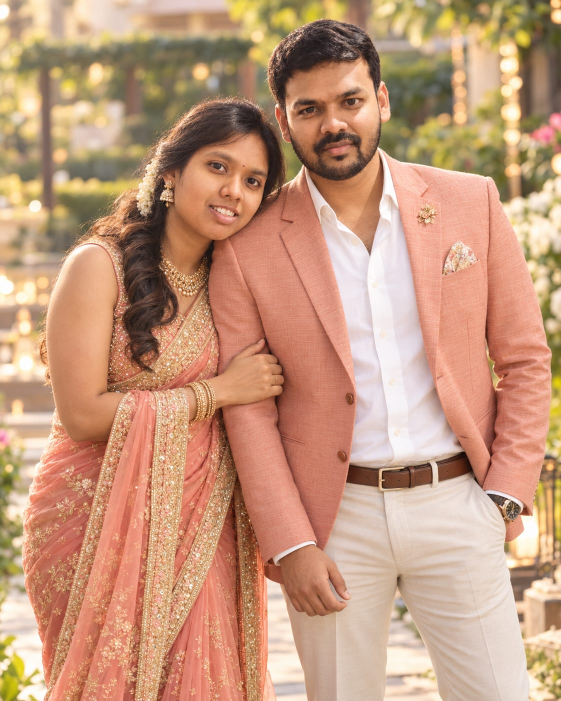
#> input picture images/new/blush.jpg, 1122 x 1402 px (shown at 1/2 size); its folder holds only this picture in this run
$ python prepare_photos.py
#> lines starting #> are read from the running program, lines starting #| are printed output that depends on the picture
#> in main, img is the input picture: PIL image 1122x1402 RGB; mean R, G, B 196.7, 152.7, 124.7
"""Convert new couple photos into optimised WebP assets for the site.

Drop photos into images/new/ (jpg, jpeg, png or webp), named after their slot:
    hero, story, rings, church, closing   (any other name is kept as-is)

Then run from the project folder:
    python tools/prepare_photos.py

For each photo this writes images/<name>.webp (long edge max 1600px) and a tiny
pre-blurred images/<name>-blur.webp backdrop, and prints the width/height to use
in the <img> tags.
"""
import os
import sys
from PIL import Image, ImageFilter, ImageOps, ImageStat

ROOT = os.path.dirname(os.path.dirname(os.path.abspath(__file__)))
SRC = os.path.join(ROOT, "images", "new")
OUT = os.path.join(ROOT, "images")
EXTS = (".jpg", ".jpeg", ".png", ".webp")
MAX_EDGE = 1600


def trim_white_border(img, threshold=235, max_px=12):
    """Remove thin white/near-white borders that image generators often leave."""
#> called with threshold = 235, max_px = 12
    gray = img.convert("L")
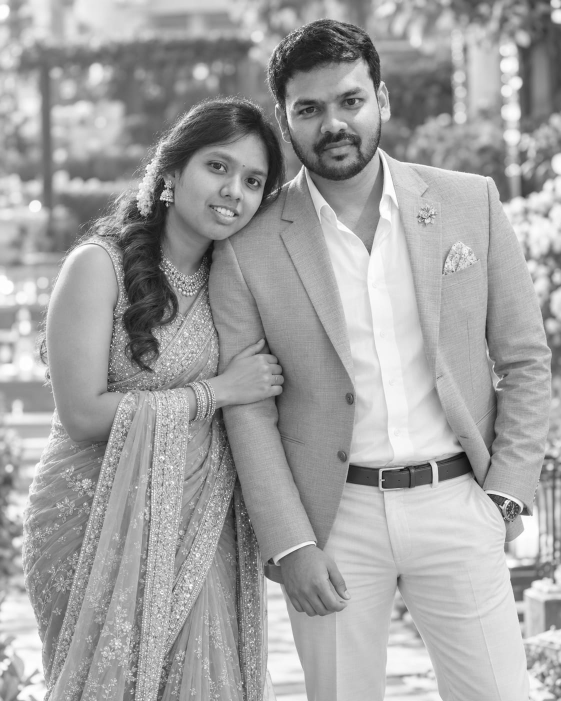
#> gray: PIL image 1122x1402 L (shown at 1/2 size); min 10, max 255, mean 162.7
    w, h = gray.size
#> w = 1122; h = 1402

    def is_light_row(y):
        return ImageStat.Stat(gray.crop((0, y, w, y + 1))).mean[0] > threshold

    def is_light_col(x):
        return ImageStat.Stat(gray.crop((x, 0, x + 1, h))).mean[0] > threshold

    top = next((y for y in range(max_px) if not is_light_row(y)), 0)
#> top = 0
    bottom = next((y for y in range(max_px) if not is_light_row(h - 1 - y)), 0)
#> bottom = 0
    left = next((x for x in range(max_px) if not is_light_col(x)), 0)
#> left = 0
    right = next((x for x in range(max_px) if not is_light_col(w - 1 - x)), 0)
#> right = 0
    return img.crop((left, top, w - right, h - bottom))


def main():
    if not os.path.isdir(SRC):
        sys.exit("No images/new/ folder found. Create it and add your photos first.")
    files = sorted(f for f in os.listdir(SRC) if f.lower().endswith(EXTS))
    if not files:
        sys.exit("images/new/ is empty.")

    for f in files:
        name = os.path.splitext(f)[0].lower().replace(" ", "-")
        img = ImageOps.exif_transpose(Image.open(os.path.join(SRC, f))).convert("RGB")
        img = trim_white_border(img)
        img.thumbnail((MAX_EDGE, MAX_EDGE), Image.LANCZOS)
        img.save(os.path.join(OUT, name + ".webp"), "WEBP", quality=82, method=6)

        small = img.copy()
        small.thumbnail((360, 360))
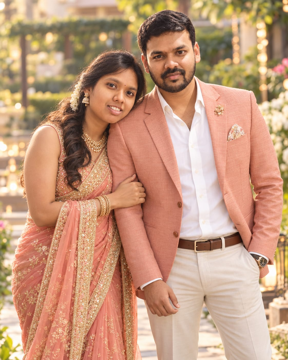
#> small: PIL image 288x360 RGB; mean R, G, B 196.7, 152.7, 124.7
        small.filter(ImageFilter.GaussianBlur(9)).save(
            os.path.join(OUT, name + "-blur.webp"), "WEBP", quality=70, method=6)
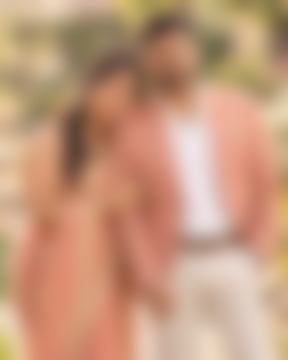
#> saved as blush-blur.webp: PIL image 288x360 RGB; mean R, G, B 196.6, 152.7, 124.7

        size_kb = os.path.getsize(os.path.join(OUT, name + ".webp")) // 1024
        print(f'{name}.webp  width="{img.width}" height="{img.height}"  {size_kb} KB')
#| blush.webp  width="1122" height="1402"  164 KB


if __name__ == "__main__":
    main()

$ run again, on images/new/forever.png
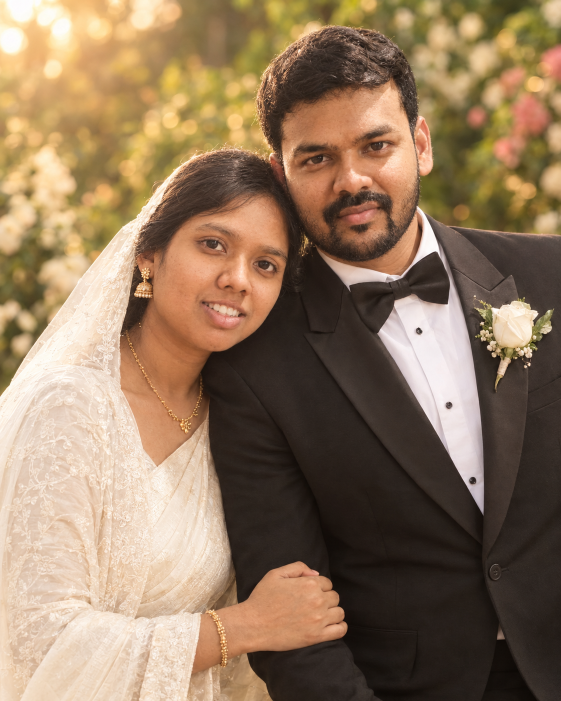
#> input picture images/new/forever.png, 1122 x 1402 px (shown at 1/2 size)
#> in main, img is the input picture: PIL image 1122x1402 RGB; mean R, G, B 146, 120.8, 94.9
#> in trim_white_border, `gray = img.convert("L")`:
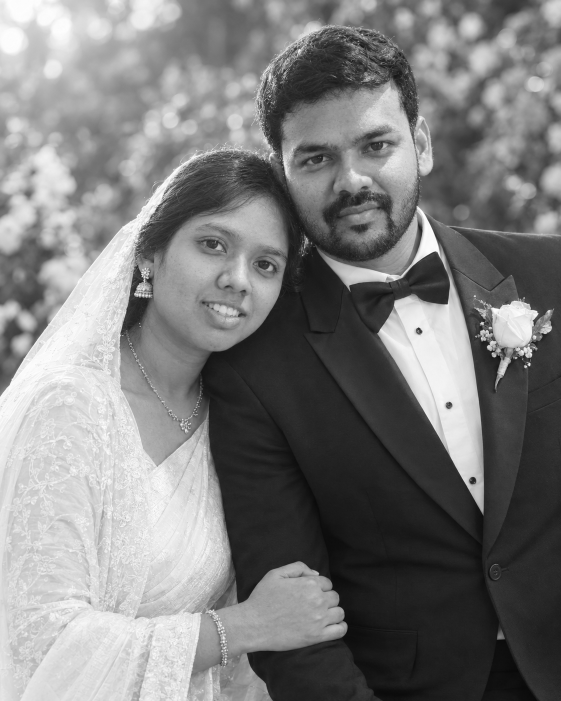
#> gray: PIL image 1122x1402 L (shown at 1/2 size); min 6, max 255, mean 125.4
#> top = 0
#> in main, `small.filter(ImageFilter.GaussianBlur(9)).save( os.path.join(OUT, name..`:
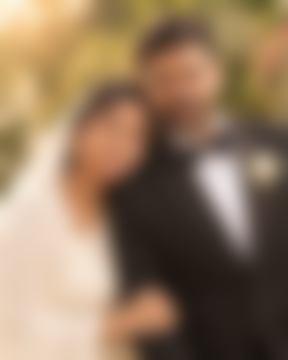
#> saved as forever-blur.webp: PIL image 288x360 RGB; mean R, G, B 146, 120.8, 94.9
#| forever.webp  width="1122" height="1402"  107 KB

$ run again, on images/new/hero.jpg
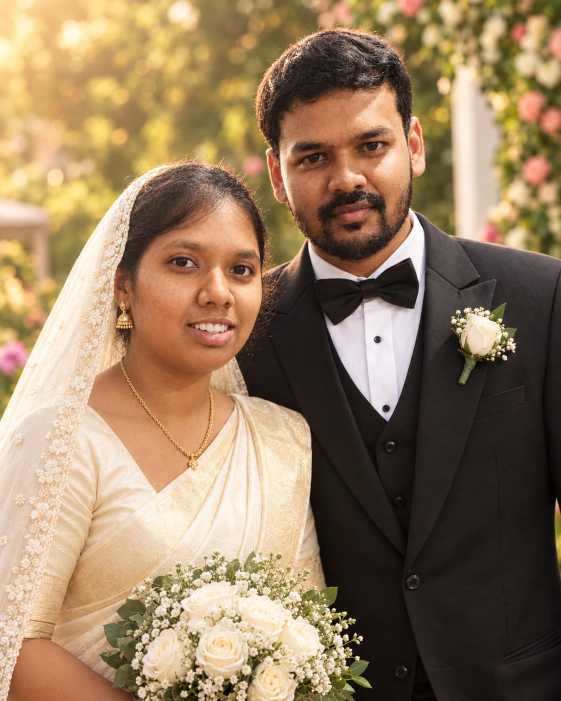
#> input picture images/new/hero.jpg, 1122 x 1402 px (shown at 1/2 size)
#> in main, img is the input picture: PIL image 1122x1402 RGB; mean R, G, B 150, 125.4, 96.3
#> in trim_white_border, `gray = img.convert("L")`:
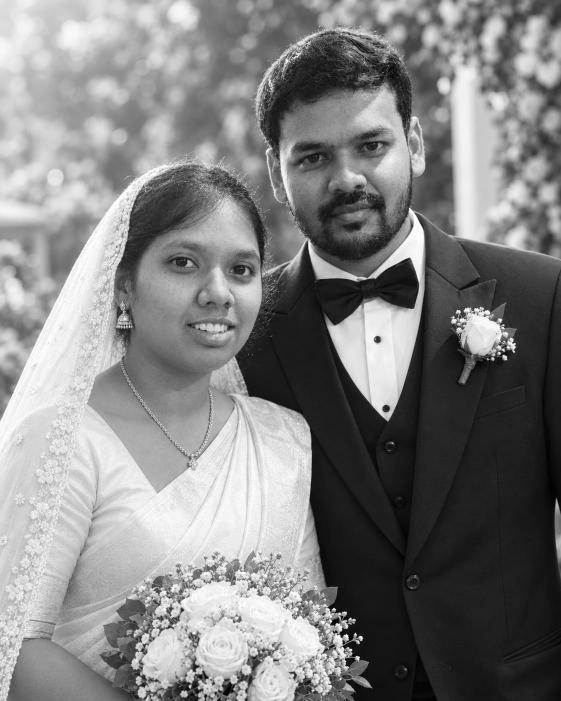
#> gray: PIL image 1122x1402 L (shown at 1/2 size); min 0, max 255, mean 129.5
#> top = 0
#> in main, `small.filter(ImageFilter.GaussianBlur(9)).save( os.path.join(OUT, name..`:
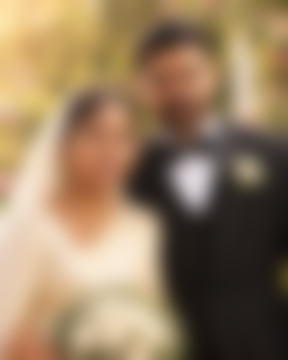
#> saved as hero-blur.webp: PIL image 288x360 RGB; mean R, G, B 150, 125.4, 96.2
#| hero.webp  width="1122" height="1402"  137 KB

$ run again, on images/new/church.png
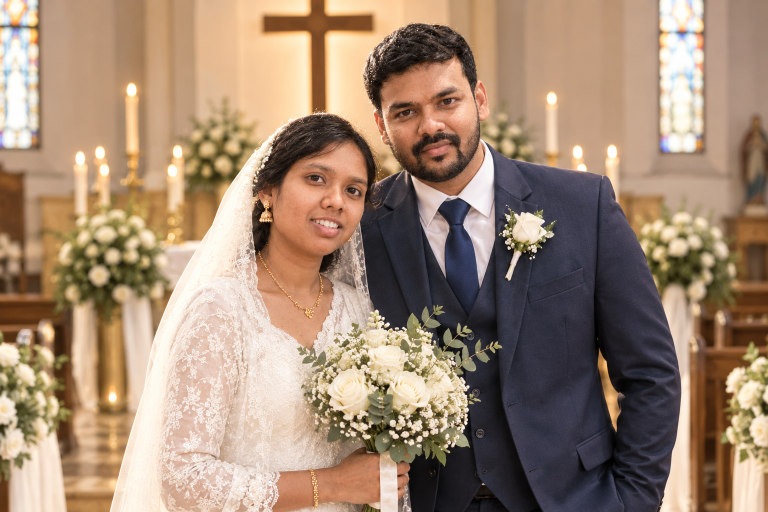
#> input picture images/new/church.png, 1536 x 1024 px (shown at 1/2 size)
#> in main, img is the input picture: PIL image 1536x1024 RGB; mean R, G, B 161, 136.1, 114.9
#> in trim_white_border, `gray = img.convert("L")`:
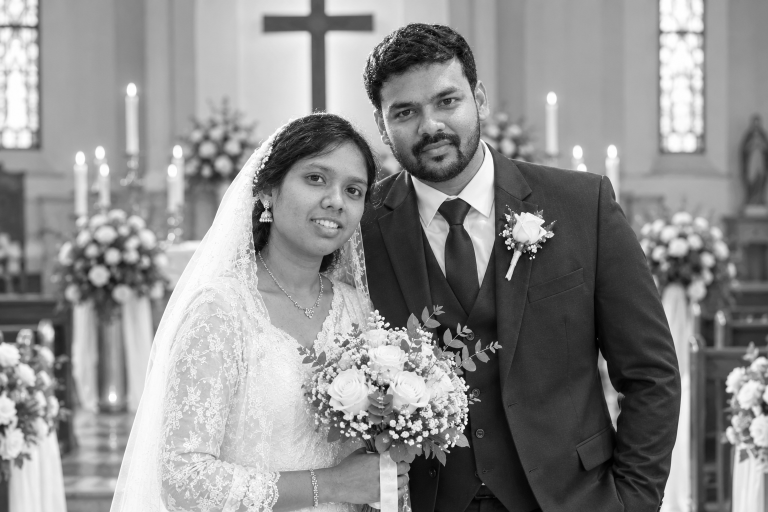
#> gray: PIL image 1536x1024 L (shown at 1/2 size); min 0, max 255, mean 141.1
#> top = 0
#> in main, `small.filter(ImageFilter.GaussianBlur(9)).save( os.path.join(OUT, name..`:
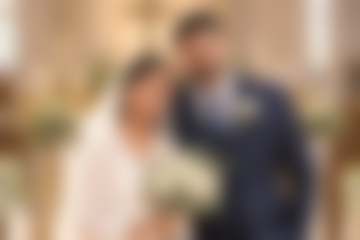
#> saved as church-blur.webp: PIL image 360x240 RGB; mean R, G, B 161.1, 136.2, 114.9
#| church.webp  width="1536" height="1024"  129 KB
